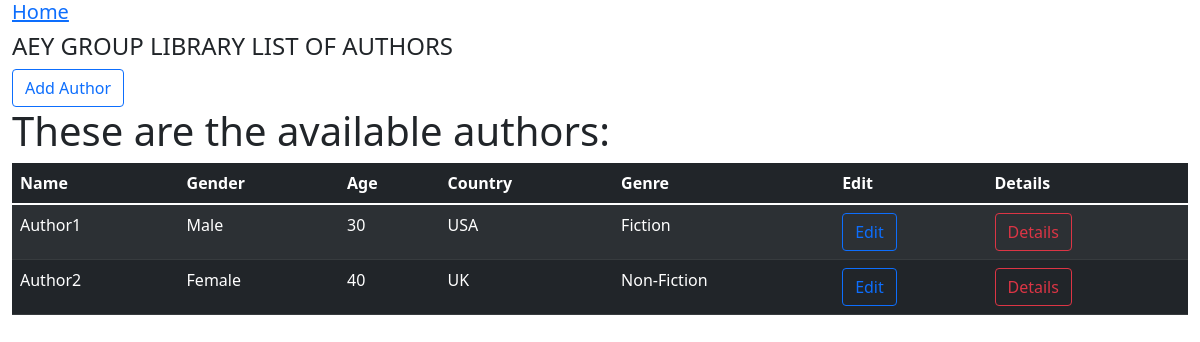
/authors/, run on an earlier commit of the app's database.
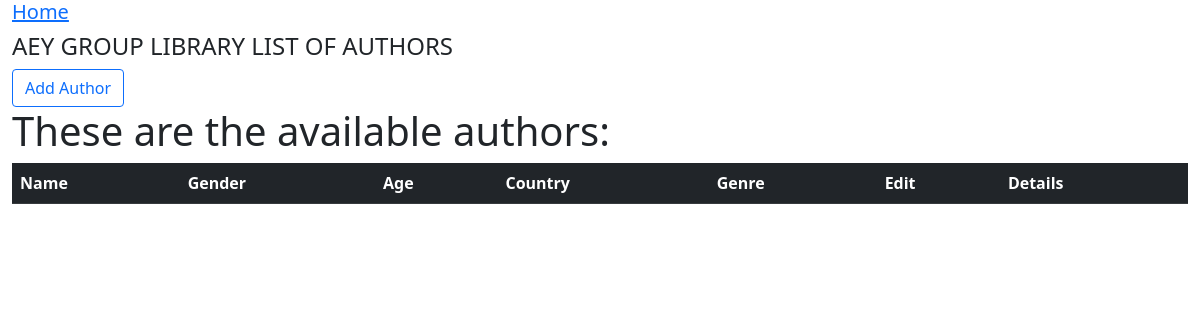
And on a later commit of the database.
### books/models.py (models this page shows, shortened)
class Author(models.Model):
    name = models.CharField(max_length=100, )
    gender = models.CharField(max_length=10)
    age = models.IntegerField(validators=[MinValueValidator(5), MaxValueValidator(100)])
    country = models.CharField(max_length=50)
    genre = models.CharField(max_length=50)

### books/views.py (the view)
# urls.py: path("authors/", views.authors, name='authors'),
def authors(request):
    available_authors = Author.objects.all().values()
    context = {'available_authors': available_authors}
    return render(request, "authors.html", context)

### books/templates/authors.html
{% extends 'index.html' %}
{% block header %}AEY GROUP LIBRARY LIST OF AUTHORS {% endblock header %}
{%block content %}
<td><a type="button" href="{% url 'insertauthor'%}" class="btn btn-outline-primary">Add Author</a></td>
<br />
  <h1>These are the available authors:</h1>
<table class="table table-dark table-striped">
  <thead>
    <tr>
      <th scope="col">Name</th>
      <th scope="col">Gender</th>
      <th scope="col">Age</th>
      <th scope="col">Country</th>
      <th scope="col">Genre</th>
      <th scope="col">Edit</th>
      <th scope="col">Details</th>
    </tr>
  </thead>
  <tbody>
    {% for author in available_authors %}
      <tr>
        <td>{{ author.name }}</td>
        <td>{{ author.gender }}</td>
        <td>{{ author.age }}</td>
        <td>{{ author.country }}</td>
        <td>{{ author.genre }}</td>
        <td><a href="{% url 'update_author' author.id %}" class="btn btn-outline-primary">Edit</a></td>
        <td><a type="button" href="{% url 'author_details' author.id %}" class="btn btn-outline-danger">Details</a></td>
      </tr>
    {% endfor %}
{% endblock content %}

### books/templates/index.html (shortened to what this page needs)
<!DOCTYPE html>
<html lang="en">
  <head>
    <link
      href="https://cdn.jsdelivr.net/npm/bootstrap@5.1.3/dist/css/bootstrap.min.css"
      rel="stylesheet"
    />
  </head>
  <body >
    <div class="container-fluid">
    <h5><a href="/">Home</a></h5>
        <h4>{% block header %}WELCOME TO AEY GROUP LIBRARY{% endblock header %}</h4>
    <main >
      {% block content %}{% endblock content %}
    </main>
  </div>
  </body>
</html>

What changed in the data, as far as the page shows it:
removed Author: name "Author1", gender "Male", age "30", country "USA", genre "Fiction"
removed Author: name "Author2", gender "Female", age "40", country "UK", genre "Non-Fiction"
